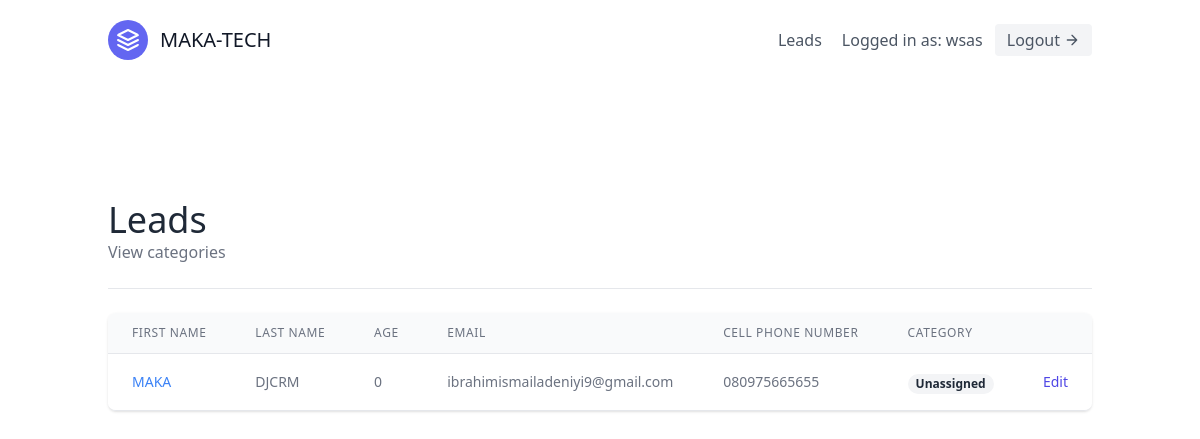
Page /leads/ (signed in) on the committed database.
### leads/models.py (models this page shows, shortened)
class User(AbstractUser):
    is_organisor = models.BooleanField(default=True)
    is_agent = models.BooleanField(default=False)

class Lead(models.Model):
    first_name = models.CharField(max_length=20)
    last_name = models.CharField(max_length=20)
    age = models.IntegerField(default=0)
    organisation = models.ForeignKey("UserProfile" , on_delete=models.CASCADE)
    agent = models.ForeignKey("Agent", null=True, blank=True, on_delete=models.SET_NULL)
    category = models.ForeignKey("Category", related_name="leads", null=True, blank=True, on_delete=models.SET_NULL)
    description = models.TextField()
    date_added = models.DateTimeField(auto_now_add=True)
    phone_number = models.CharField(max_length=20)
    email = models.EmailField()

### leads/views.py (the view, shortened to what this page needs)
# urls.py: path('', LeadListView.as_view(), name='lead-list'),
class LeadListView(LoginRequiredMixin, ListView):
    template_name = "lead_Lists.html"
    context_object_name = "leads"
    def get_queryset(self):
        user = self.request.user
        if user.is_organisor:
            queryset = Lead.objects.filter(organisation=user.userprofile, agent__isnull=False)
        else:
            queryset = Lead.objects.filter(organisation=user.agent.organisation, agent__isnull=False)
            queryset = queryset.filter(agent__user=user)
        return queryset
    def get_context_data(self, **kwargs):
        context = super(LeadListView, self).get_context_data(**kwargs)
        user = self.request.user
        return context

### templates/lead_Lists.html (shortened to what this page needs)
{% extends "base.html" %}
{% block content %}
<section class="text-gray-700 body-font">
    <div class="container px-5 py-24 mx-auto flex flex-wrap">
        <div class="w-full mb-6 py-6 flex justify-between items-center border-b border-gray-200">
            <div>
                <h1 class="text-4xl text-gray-800">Leads</h1>
                <a class="text-gray-500 hover:text-blue-500" href="{% url 'leads:category-list' %}">
                    View categories
                </a>
            </div>
        </div>
        <div class="flex flex-col w-full">
            <div class="-my-2 overflow-x-auto sm:-mx-6 lg:-mx-8">
            <div class="py-2 align-middle inline-block min-w-full sm:px-6 lg:px-8">
                <div class="shadow overflow-hidden border-b border-gray-200 sm:rounded-lg">
                <table class="min-w-full divide-y divide-gray-200">
                    <thead class="bg-gray-50">
                        <tr>
                            <th scope="col" class="px-6 py-3 text-left text-xs font-medium text-gray-500 uppercase tracking-wider">
                            First Name
                            </th>
                            <th scope="col" class="px-6 py-3 text-left text-xs font-medium text-gray-500 uppercase tracking-wider">
                            Last Name
                            </th>
                            <th scope="col" class="px-6 py-3 text-left text-xs font-medium text-gray-500 uppercase tracking-wider">
                            Age
                            </th>
                            <th scope="col" class="px-6 py-3 text-left text-xs font-medium text-gray-500 uppercase tracking-wider">
                            Email
                            </th>
                            <th scope="col" class="px-6 py-3 text-left text-xs font-medium text-gray-500 uppercase tracking-wider">
                            Cell Phone Number
                            </th>
                            <th scope="col" class="px-6 py-3 text-left text-xs font-medium text-gray-500 uppercase tracking-wider">
                            Category
                            </th>
                            <th scope="col" class="relative px-6 py-3">
                            </th>
                        </tr>
                    </thead>
                    <tbody>
                        {% for lead in leads %}
                            <tr class="bg-white">
                                <td class="px-6 py-4 whitespace-nowrap text-sm font-medium text-gray-900">
                                    <a class="text-blue-500 hover:text-blue-800" href="{% url 'leads:lead-detail' lead.pk %}">{{ lead.first_name }}</a>
                                </td>
                                <td class="px-6 py-4 whitespace-nowrap text-sm text-gray-500">
                                    {{ lead.last_name }}
                                </td>
                                <td class="px-6 py-4 whitespace-nowrap text-sm text-gray-500">
                                    {{ lead.age }}
                                </td>
                                <td class="px-6 py-4 whitespace-nowrap text-sm text-gray-500">
                                    {{ lead.email }}
                                </td>
                                <td class="px-6 py-4 whitespace-nowrap text-sm text-gray-500">
                                    {{ lead.phone_number }}
                                </td>
                                <td class="px-6 py-4 whitespace-nowrap">
                                    {% if lead.category %}
                                        <span class="px-2 inline-flex text-xs leading-5 font-semibold rounded-full bg-green-100 text-green-800">
                                            {{ lead.category.name }}
                                        </span>
                                    {% else %}
                                        <span class="px-2 inline-flex text-xs leading-5 font-semibold rounded-full bg-gray-100 text-gray-800">
                                            Unassigned
                                        </span>
                                    {% endif %}
                                </td>
                                <td class="px-6 py-4 whitespace-nowrap text-right text-sm font-medium">
                                    <a href="{% url 'leads:lead-update' lead.pk %}" class="text-indigo-600 hover:text-indigo-900">
                                        Edit
                                    </a>
                                </td>
                            </tr>
                        {% empty %}
                        <p>There are currently no leads</p>
                        {% endfor %}
                    </tbody>
                </table>
                </div>
            </div>
            </div>
        </div>
    </div>
</section>
{% endblock content %}

### templates/navbar.html (shortened to what this page needs)
<header class="text-gray-600 body-font">
  <div class="container mx-auto flex flex-wrap p-5 flex-col md:flex-row items-center">
    <a class="flex title-font font-medium items-center text-gray-900 mb-4 md:mb-0">
      <svg xmlns="http://www.w3.org/2000/svg" fill="none" stroke="currentColor" stroke-linecap="round"
        stroke-linejoin="round" stroke-width="2" class="w-10 h-10 text-white p-2 bg-indigo-500 rounded-full"
        viewBox="0 0 24 24">
        <path d="M12 2L2 7l10 5 10-5-10-5zM2 17l10 5 10-5M2 12l10 5 10-5"></path>
      </svg>
      <span class="ml-3 text-xl text-bolder">MAKA-TECH</span>
    </a>
    <nav class="md:ml-auto flex flex-wrap items-center text-base justify-center">
      {% if not request.user.is_authenticated %}
        <a href="{% url 'signup' %}" class="mr-5 hover:text-red-600">Signup</a>
        {% else %}
        <a href="{% url 'leads:lead-list' %}" class="mr-5 hover:text-blue-600">Leads</a>
      {% endif %}
    </nav>
    {% if request.user.is_authenticated %}
       Logged in as: {{ request.user.username }}
       <a href="{% url 'logout' %}"
          class="ml-3 inline-flex items-center bg-gray-100 border-0 py-1 px-3 focus:outline-none hover:bg-gray-200 rounded text-base mt-4 md:mt-0">Logout
          <svg fill="none" stroke="currentColor" stroke-linecap="round" stroke-linejoin="round" stroke-width="2"
            class="w-4 h-4 ml-1" viewBox="0 0 24 24">
            <path d="M5 12h14M12 5l7 7-7 7"></path>
          </svg>
      </a>
    {% endif %}
  </div>
</header>

### rows in the picture
User: user.username "wsas"
Lead: first_name "MAKA", last_name "DJCRM", age "0", email "ibrahimismailadeniyi9@gmail.com", phone_number "080975665655", shows "Unassigned"
